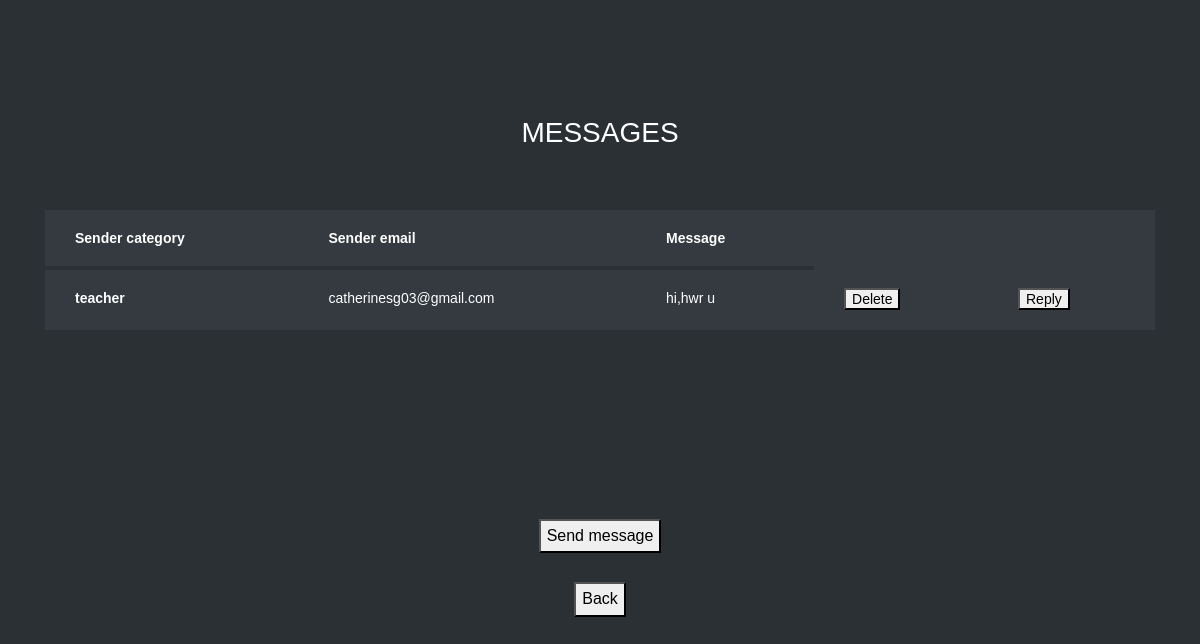
The app's page /m_m (signed in) with its own data.
### learn/models.py (models this page shows, shortened)
class Messages(models.Model):
    Message_content = models.TextField(null=True)
    From_reg = models.ForeignKey(Registration, on_delete=models.SET_NULL, null=True, related_name='from_message')
    To_reg = models.ForeignKey(Registration, on_delete=models.SET_NULL, null=True, related_name='to_message')

class Registration(models.Model):
    Password = models.CharField(max_length=200, null=True)
    Registration_date = models.DateField(auto_now_add=True, null=True)
    Num_of_courses_enrolled = models.IntegerField(null=True)
    Num_of_courses_completed = models.IntegerField(null=True)
    Qualification = models.TextField(null=True)
    Introduction_brief = models.TextField(null=True)
    Image = models.ImageField(upload_to='media', null=True)
    Num_of_enrolled_students = models.IntegerField(null=True)
    Average_review_rating = models.IntegerField(null=True)
    Num_of_reviews = models.IntegerField(null=True)
    About_website = models.TextField(null=True)
    Registration_fee = models.IntegerField(null=True)
    User_role = models.CharField(max_length=200, null=True)
    user = models.OneToOneField(User,on_delete = models.CASCADE, null = True)

### learn/views.py (the view)
# urls.py: path('m_m', learn.views.m_m, name='m_m'),
def m_m(request):
    p = Registration.objects.get(id = request.session['logg'])
    bb = Messages.objects.filter(To_reg = p)
    return render(request,'message.html',{'bb':bb})

### Template/message.html (shortened to what this page needs)
{% load static %}
<html lang="en">
  <head>
	<link rel="stylesheet" href="https://stackpath.bootstrapcdn.com/font-awesome/4.7.0/css/font-awesome.min.css">
	<link rel="stylesheet" href="{% static 'tabble/css/style.css' %}">
	</head>
	<body>
	<section class="ftco-section">
		<div class="container">
			<div class="row justify-content-center">
				<div class="col-md-6 text-center mb-5">
					<h2 class="heading-section">MESSAGES</h2>
				</div>
			</div>
			{% if bb %}
			<div class="row">
				<div class="col-md-12">
					<div class="table-wrap">
						<table class="table table-bordered table-dark table-hover">
						  <thead>
						  <tr>
                            <th>Sender category</th>
                            <th>Sender email</th>
                            <th>Message</th>
                            </tr>
						  </thead>
						  <tbody>
						{% for dd in bb %}
						    <tr>
                              <th scope="row">
                                 	 {{dd.From_reg.User_role}}
                              </th>
                              <td>
                                 {{dd.From_reg.user.email}}
                              </td>
                              <td>
                                 {{dd.Message_content}}
                              </td>
                               <td>
                                <button onclick="window.location.href = '{% url 'del_msg_admin' dd.id %}';">Delete</button>
                               </td>
                               <td>
                                <button onclick="window.location.href = '{% url 'reply_msg_admin' dd.id %}';">Reply</button>
                            </td>
						    </tr>
                            {% endfor %}
						  </tbody>
						</table>
                        {% else %}
                        <h1 align="center" style="color:blue">No messages available</h1>
                        {% endif %}
					</div>
				</div>
			</div>
		</div>
		<br><br>
	</section>
    <div align="center">
	    <button onclick="window.location.href = '{% url 'sent_msg_admin' %}';">Send message</button><br><br>
        <button onclick="window.location.href = '{% url 'admin_home' %}';">Back</button>
    </div>
</body>
</html>

### records on screen
Messages: From_reg.User_role "teacher", From_reg.user.email "catherinesg03@gmail.com", Message_content "hi,hwr u"
